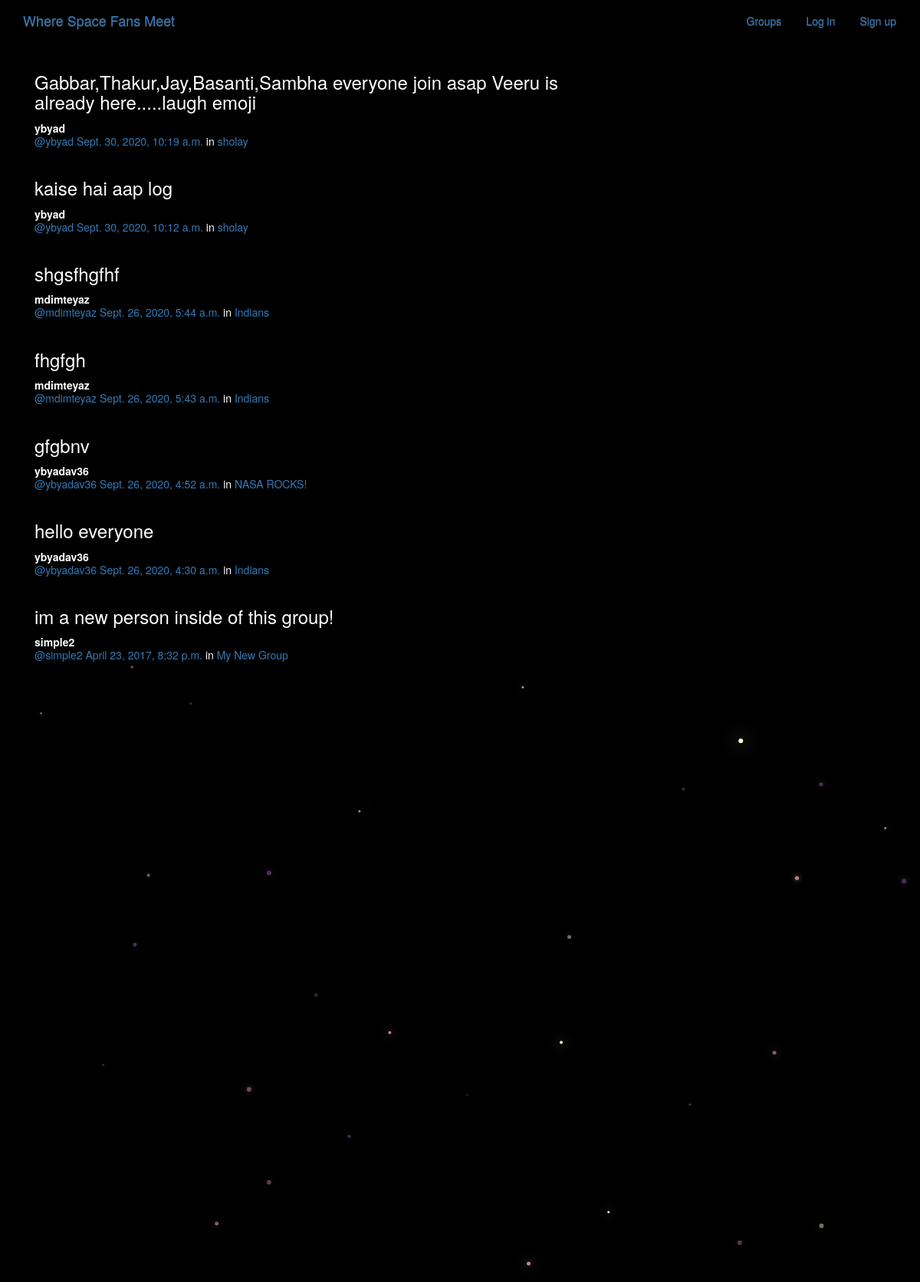
/posts/, run on the app's committed database.
### posts/models.py (models this page shows, shortened)
class Post(models.Model):
    user = models.ForeignKey(User, related_name="posts",on_delete=models.PROTECT)
    created_at = models.DateTimeField(auto_now=True)
    message = models.TextField()
    message_html = models.TextField(editable=False)
    group = models.ForeignKey(Group, related_name="posts",null=True, blank=True,on_delete=models.PROTECT)
    class Meta:
        ordering = ["-created_at"]
        unique_together = ["user", "message"]

### groups/models.py (models this page shows, shortened)
class Group(models.Model):
    name = models.CharField(max_length=255, unique=True)
    slug = models.SlugField(allow_unicode=True, unique=True)
    description = models.TextField(blank=True, default='')
    description_html = models.TextField(editable=False, default='', blank=True)
    members = models.ManyToManyField(User,through="GroupMember")
    class Meta:
        ordering = ["name"]

### posts/views.py (the view)
class PostList(SelectRelatedMixin, generic.ListView):
    model = models.Post
    select_related = ("user", "group")

### posts/templates/posts/post_list.html (shortened to what this page needs)
{% extends "posts/post_base.html" %}
{% load humanize %}
{% block post_content %}
<div class="col-md-8">
	{% for post in post_list %}
  {% include "posts/_post.html" %}
	{% endfor %}
</div>
{% endblock %}

### posts/templates/posts/_post.html (shortened to what this page needs)
<div class="post media">
	<h3>{{ post.message_html|safe }}</h3>
	<div class="media-body">
		<strong>{{ post.user.username }}</strong>
		<h5 class="media-heading">
			<span class="username"><a href="{% url 'posts:for_user' username=post.user.username %}">@{{ post.user.username }}</a></span>
			<time class="time"><a href="{% url 'posts:single' username=post.user.username pk=post.pk %}">{{ post.created_at }}</a></time>
			{% if post.group %}
			<span class="group-name">in <a href="#">{{ post.group.name }}</a></span>
			{% endif %}
		</h5>
	</div>
</div>

### static/simplesocial/css/master.css (style rules this page uses)
body { margin: 0; overflow: hidden; background-color: black; color:white; }

### data on the page
Post: message_html "Gabbar,Thakur,Jay,Basanti,Sambha everyone join asap Veeru is already here.....laugh emoji", user.username "ybyad", created_at "Sept. 30, 2020, 10:19 a.m.", group.name "sholay"
Post: message_html "kaise hai aap log", user.username "ybyad", created_at "Sept. 30, 2020, 10:12 a.m.", group.name "sholay"
Post: message_html "shgsfhgfhf", user.username "mdimteyaz", created_at "Sept. 26, 2020, 5:44 a.m.", group.name "Indians"
Post: message_html "fhgfgh", user.username "mdimteyaz", created_at "Sept. 26, 2020, 5:43 a.m.", group.name "Indians"
Post: message_html "gfgbnv", user.username "ybyadav36", created_at "Sept. 26, 2020, 4:52 a.m.", group.name "NASA ROCKS!"
Post: message_html "hello everyone", user.username "ybyadav36", created_at "Sept. 26, 2020, 4:30 a.m.", group.name "Indians"
Post: message_html "im a new person inside of this group!", user.username "simple2", created_at "April 23, 2017, 8:32 p.m.", group.name "My New Group"
